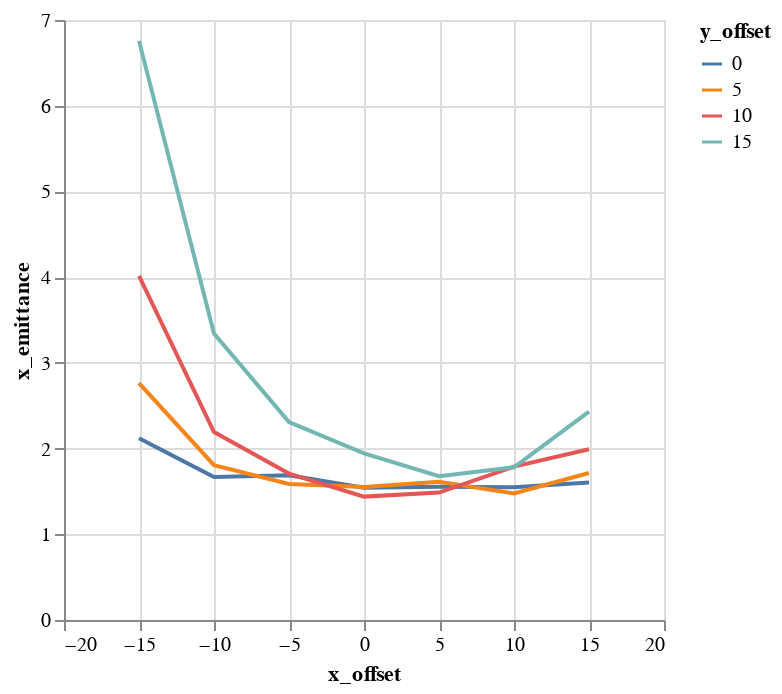

Here is the notebook cell this chart was saved with:
### Markdown cell above
## Plots

### Code cell
alt.Chart(emit_df).mark_line().encode(
    color='y_offset:N',
    x='x_offset',
    y='x_emittance',
)

### Figure 1 — Vega-Lite specification as saved in the notebook (floating-point values rounded to 4 significant figures)
{"$schema": "https://vega.github.io/schema/vega-lite/v1.2.1.json", "data": {"values": [{"losses": 0, "relbeta": 0.002303, "sourceID": 16777222, "sourceName": "x_-15_y_0", "x_emittance": 2.121, "x_emittance_rel": 1.308, "x_norm_emittance": 0.004884, "x_offset": -15, "y_emittance": 2.025, "y_emittance_rel": 1.288, "y_norm_emittance": 0.004664, "y_offset": 0}, {"losses": 0, "relbeta": 0.002303, "sourceID": 16777229, "sourceName": "x_-15_y_5", "x_emittance": 2.764, "x_emittance_rel": 1.735, "x_norm_emittance": 0.006366, "x_offset": -15, "y_emittance": 2.42, "y_emittance_rel": 1.519, "y_norm_emittance": 0.005574, "y_offset": 5}, {"losses": 0, "relbeta": 0.002303, "sourceID": 16777236, "sourceName": "x_-15_y_10", "x_emittance": 4.015, "x_emittance_rel": 2.483, "x_norm_emittance": 0.009247, "x_offset": -15, "y_emittance": 4.131, "y_emittance_rel": 2.587, "y_norm_emittance": 0.009515, "y_offset": 10}, {"losses": 1, "relbeta": 0.002304, "sourceID": 16777243, "sourceName": "x_-15_y_15", "x_emittance": 6.756, "x_emittance_rel": 4.043, "x_norm_emittance": 0.01556, "x_offset": -15, "y_emittance": 6.809, "y_emittance_rel": 4.097, "y_norm_emittance": 0.01569, "y_offset": 15}, {"losses": 0, "relbeta": 0.002303, "sourceID": 16777220, "sourceName": "x_-10_y_0", "x_emittance": 1.669, "x_emittance_rel": 1.048, "x_norm_emittance": 0.003844, "x_offset": -10, "y_emittance": 1.653, "y_emittance_rel": 1.065, "y_norm_emittance": 0.003807, "y_offset": 0}, {"losses": 0, "relbeta": 0.002303, "sourceID": 16777227, "sourceName": "x_-10_y_5", "x_emittance": 1.806, "x_emittance_rel": 1.12, "x_norm_emittance": 0.00416, "x_offset": -10, "y_emittance": 1.863, "y_emittance_rel": 1.179, "y_norm_emittance": 0.004292, "y_offset": 5}, {"losses": 0, "relbeta": 0.002303, "sourceID": 16777234, "sourceName": "x_-10_y_10", "x_emittance": 2.192, "x_emittance_rel": 1.475, "x_norm_emittance": 0.00505, "x_offset": -10, "y_emittance": 2.78, "y_emittance_rel": 1.67, "y_norm_emittance": 0.006404, "y_offset": 10}, {"losses": 0, "relbeta": 0.002304, "sourceID": 16777241, "sourceName": "x_-10_y_15", "x_emittance": 3.343, "x_emittance_rel": 2.306, "x_norm_emittance": 0.0077, "x_offset": -10, "y_emittance": 4.378, "y_emittance_rel": 2.679, "y_norm_emittance": 0.01008, "y_offset": 15}, {"losses": 0, "relbeta": 0.002303, "sourceID": 16777218, "sourceName": "x_-5_y_0", "x_emittance": 1.688, "x_emittance_rel": 1.007, "x_norm_emittance": 0.003887, "x_offset": -5, "y_emittance": 1.74, "y_emittance_rel": 1.013, "y_norm_emittance": 0.004007, "y_offset": 0}, {"losses": 0, "relbeta": 0.002303, "sourceID": 16777225, "sourceName": "x_-5_y_5", "x_emittance": 1.586, "x_emittance_rel": 1.041, "x_norm_emittance": 0.003653, "x_offset": -5, "y_emittance": 1.779, "y_emittance_rel": 1.094, "y_norm_emittance": 0.004097, "y_offset": 5}, {"losses": 0, "relbeta": 0.002303, "sourceID": 16777232, "sourceName": "x_-5_y_10", "x_emittance": 1.708, "x_emittance_rel": 1.13, "x_norm_emittance": 0.003935, "x_offset": -5, "y_emittance": 2.258, "y_emittance_rel": 1.461, "y_norm_emittance": 0.0052, "y_offset": 10}, {"losses": 0, "relbeta": 0.002303, "sourceID": 16777239, "sourceName": "x_-5_y_15", "x_emittance": 2.309, "x_emittance_rel": 1.365, "x_norm_emittance": 0.00532, "x_offset": -5, "y_emittance": 3.007, "y_emittance_rel": 1.998, "y_norm_emittance": 0.006926, "y_offset": 15}, {"losses": 0, "relbeta": 0.002303, "sourceID": 16777216, "sourceName": "x_0_y_0", "x_emittance": 1.542, "x_emittance_rel": 1.001, "x_norm_emittance": 0.003551, "x_offset": 0, "y_emittance": 1.543, "y_emittance_rel": 1.004, "y_norm_emittance": 0.003554, "y_offset": 0}, {"losses": 0, "relbeta": 0.002303, "sourceID": 16777223, "sourceName": "x_0_y_5", "x_emittance": 1.552, "x_emittance_rel": 1.008, "x_norm_emittance": 0.003575, "x_offset": 0, "y_emittance": 1.656, "y_emittance_rel": 1.079, "y_norm_emittance": 0.003813, "y_offset": 5}, {"losses": 0, "relbeta": 0.002303, "sourceID": 16777230, "sourceName": "x_0_y_10", "x_emittance": 1.44, "x_emittance_rel": 1.026, "x_norm_emittance": 0.003315, "x_offset": 0, "y_emittance": 2.026, "y_emittance_rel": 1.373, "y_norm_emittance": 0.004666, "y_offset": 10}, {"losses": 0, "relbeta": 0.002303, "sourceID": 16777237, "sourceName": "x_0_y_15", "x_emittance": 1.945, "x_emittance_rel": 1.1, "x_norm_emittance": 0.00448, "x_offset": 0, "y_emittance": 3.043, "y_emittance_rel": 1.887, "y_norm_emittance": 0.007009, "y_offset": 15}, {"losses": 0, "relbeta": 0.002303, "sourceID": 16777217, "sourceName": "x_5_y_0", "x_emittance": 1.555, "x_emittance_rel": 1.003, "x_norm_emittance": 0.00358, "x_offset": 5, "y_emittance": 1.677, "y_emittance_rel": 1.002, "y_norm_emittance": 0.003862, "y_offset": 0}, {"losses": 0, "relbeta": 0.002303, "sourceID": 16777224, "sourceName": "x_5_y_5", "x_emittance": 1.612, "x_emittance_rel": 1.006, "x_norm_emittance": 0.003712, "x_offset": 5, "y_emittance": 1.618, "y_emittance_rel": 1.098, "y_norm_emittance": 0.003725, "y_offset": 5}, {"losses": 0, "relbeta": 0.002303, "sourceID": 16777231, "sourceName": "x_5_y_10", "x_emittance": 1.487, "x_emittance_rel": 1.016, "x_norm_emittance": 0.003424, "x_offset": 5, "y_emittance": 1.992, "y_emittance_rel": 1.25, "y_norm_emittance": 0.004588, "y_offset": 10}, {"losses": 0, "relbeta": 0.002303, "sourceID": 16777238, "sourceName": "x_5_y_15", "x_emittance": 1.677, "x_emittance_rel": 1.049, "x_norm_emittance": 0.003863, "x_offset": 5, "y_emittance": 3.008, "y_emittance_rel": 1.911, "y_norm_emittance": 0.006928, "y_offset": 15}, {"losses": 0, "relbeta": 0.002303, "sourceID": 16777219, "sourceName": "x_10_y_0", "x_emittance": 1.549, "x_emittance_rel": 1.02, "x_norm_emittance": 0.003567, "x_offset": 10, "y_emittance": 1.613, "y_emittance_rel": 1.009, "y_norm_emittance": 0.003714, "y_offset": 0}, {"losses": 0, "relbeta": 0.002303, "sourceID": 16777226, "sourceName": "x_10_y_5", "x_emittance": 1.476, "x_emittance_rel": 1.02, "x_norm_emittance": 0.003399, "x_offset": 10, "y_emittance": 1.602, "y_emittance_rel": 1.063, "y_norm_emittance": 0.003689, "y_offset": 5}, {"losses": 0, "relbeta": 0.002303, "sourceID": 16777233, "sourceName": "x_10_y_10", "x_emittance": 1.79, "x_emittance_rel": 1.027, "x_norm_emittance": 0.004123, "x_offset": 10, "y_emittance": 2.265, "y_emittance_rel": 1.405, "y_norm_emittance": 0.005217, "y_offset": 10}, {"losses": 0, "relbeta": 0.002303, "sourceID": 16777240, "sourceName": "x_10_y_15", "x_emittance": 1.781, "x_emittance_rel": 1.132, "x_norm_emittance": 0.004103, "x_offset": 10, "y_emittance": 2.742, "y_emittance_rel": 1.814, "y_norm_emittance": 0.006315, "y_offset": 15}, {"losses": 0, "relbeta": 0.002303, "sourceID": 16777221, "sourceName": "x_15_y_0", "x_emittance": 1.606, "x_emittance_rel": 1.071, "x_norm_emittance": 0.003697, "x_offset": 15, "y_emittance": 1.586, "y_emittance_rel": 1.005, "y_norm_emittance": 0.003653, "y_offset": 0}, {"losses": 0, "relbeta": 0.002303, "sourceID": 16777228, "sourceName": "x_15_y_5", "x_emittance": 1.716, "x_emittance_rel": 1.091, "x_norm_emittance": 0.003951, "x_offset": 15, "y_emittance": 1.651, "y_emittance_rel": 1.111, "y_norm_emittance": 0.003802, "y_offset": 5}, {"losses": 0, "relbeta": 0.002303, "sourceID": 16777235, "sourceName": "x_15_y_10", "x_emittance": 1.992, "x_emittance_rel": 1.228, "x_norm_emittance": 0.004588, "x_offset": 15, "y_emittance": 2.402, "y_emittance_rel": 1.487, "y_norm_emittance": 0.005533, "y_offset": 10}, {"losses": 0, "relbeta": 0.002303, "sourceID": 16777242, "sourceName": "x_15_y_15", "x_emittance": 2.432, "x_emittance_rel": 1.605, "x_norm_emittance": 0.005602, "x_offset": 15, "y_emittance": 3.764, "y_emittance_rel": 2.371, "y_norm_emittance": 0.00867, "y_offset": 15}]}, "encoding": {"color": {"field": "y_offset", "type": "nominal"}, "x": {"field": "x_offset", "type": "quantitative"}, "y": {"field": "x_emittance", "type": "quantitative"}}, "mark": "line"}
